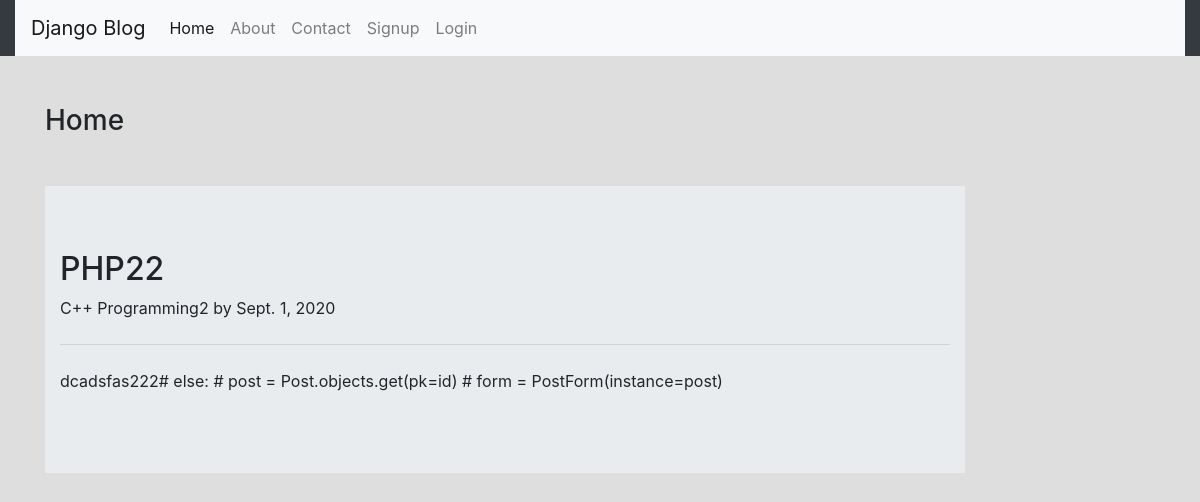
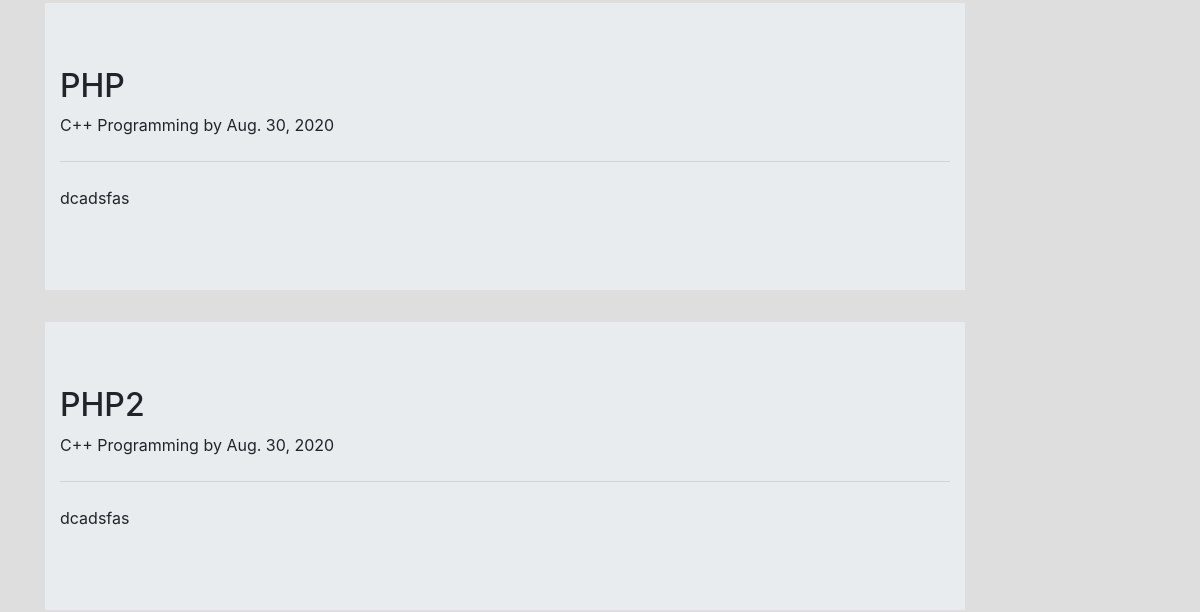
Before: / (upper part) with the older database file (2 pictures, top to bottom).
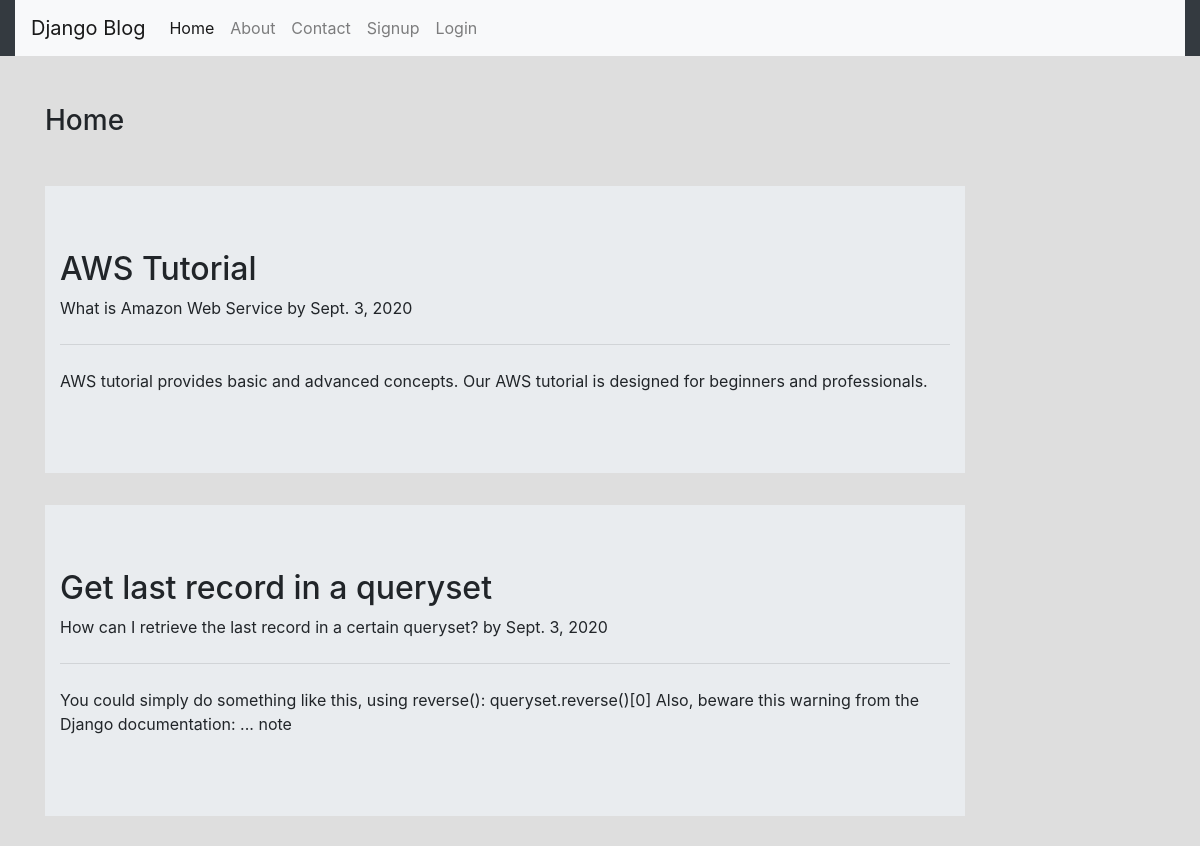
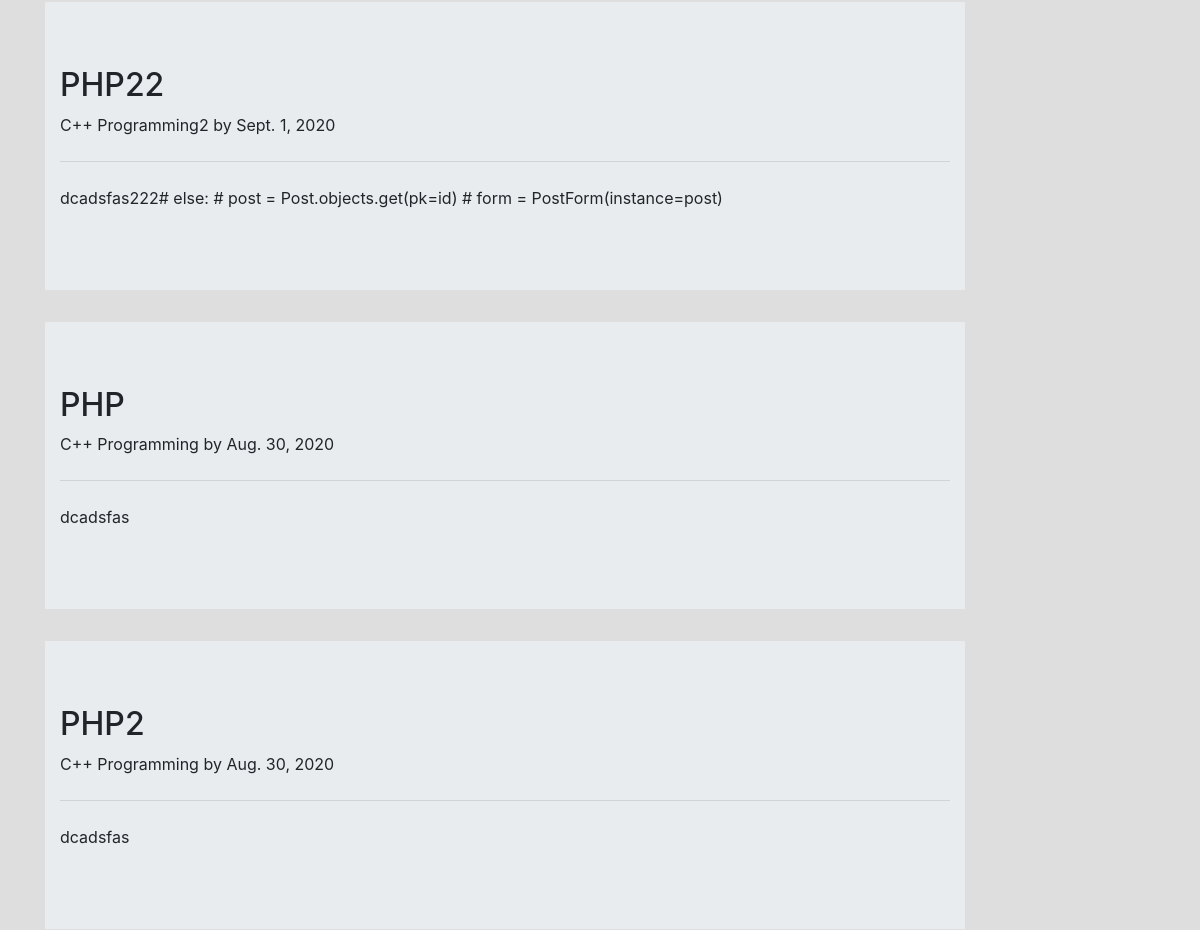
After: the same page with the newer database file (2 pictures, top to bottom).
### blog/models.py (models this page shows)
class Post(models.Model):
    title = models.CharField(max_length=100)
    subtext = models.CharField(max_length=100, blank=True)
    author = models.CharField(max_length=100)
    desc = models.TextField()
    date = models.DateField(auto_now=True)

### blog/views.py (the view)
# urls.py: path('', views.index, name="home"),
def  index(request):
    posts = Post.objects.all().order_by('-date')
    return render(request,'blog/index.html', {'posts':posts})

### blog/templates/blog/index.html
{% extends 'blog/base.html' %}
{% load static %}
{% block content %}
<div class="col-sm-10">
   <h3  class="fas fa-whistle my-5">Home</h3>
    {% for post in posts%}
    <div class="jumbotron jumbotron-fluid">
        <div class="container">
            <h2 class="text-xl-left">{{post.title}}</h2>
            <p class="txt-sm txt-secondary">{{post.subtext}} by {{user.username}} {{post.date}}</p>
            <hr class="my-4">
            <p>{{post.desc}}</p>
        </div>
    </div>
    {% endfor %}
</div>
{% endblock content %}

Changed rows visible on the page:
added Post: title "AWS Tutorial", subtext "What is Amazon Web Service", date "Sept. 3, 2020", desc "AWS tutorial provides basic and advanced concepts. Our AWS tutorial is designed for beginners and professionals."
added Post: title "Get last record in a queryset", subtext "How can I retrieve the last record in a certain queryset?", date "Sept. 3, 2020", desc "You could simply do something like this, using reverse(): queryset.reverse()[0] Also, beware this warning from the Django documentation: ... note"
